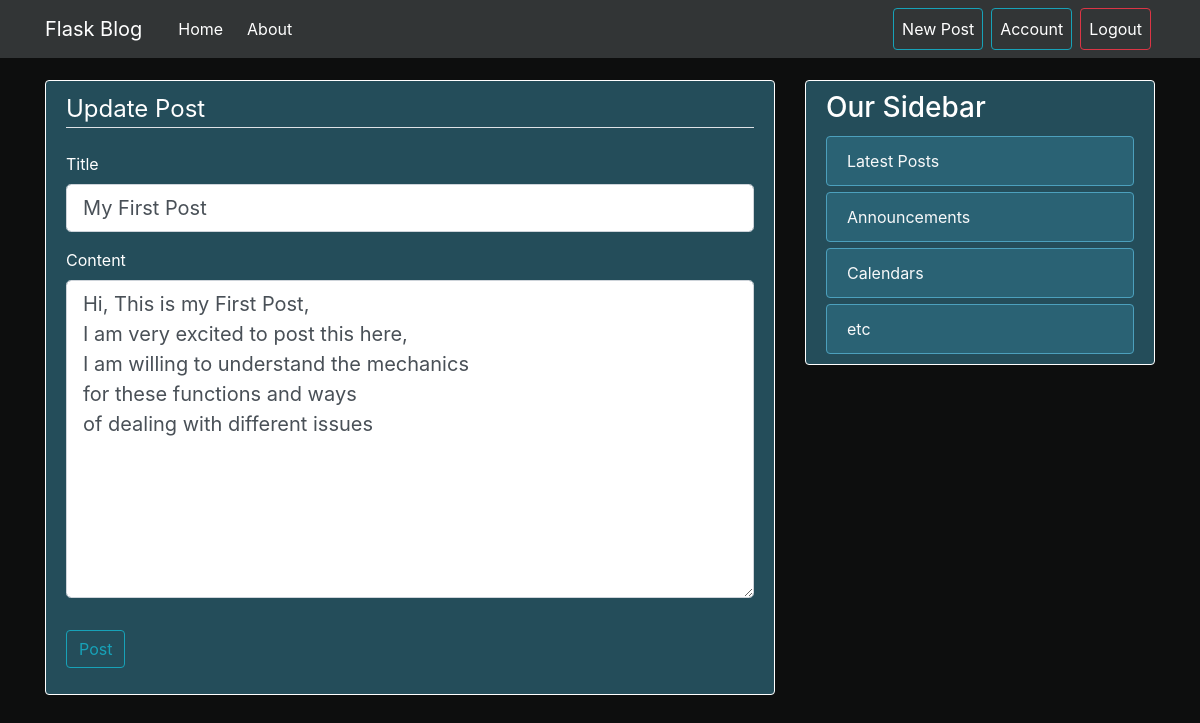
The page /post/1/update (signed in) on the database its author committed.
### flaskblog/models.py (models this page shows, shortened)
class Post(db.Model):
     id = db.Column(db.Integer, primary_key=True)
     title = db.Column(db.String(100), nullable=False)
     date_posted = db.Column(db.DateTime, nullable=False, default=datetime.utcnow)
     content = db.Column(db.Text, nullable=False)
     user_id = db.Column(db.Integer, db.ForeignKey('user.id'), nullable=False)

### flaskblog/posts/routes.py (the view)
@posts.route("/post/<int:post_id>/update", methods=['GET', 'POST'])
@login_required
def update_post(post_id):
    post = Post.query.get_or_404(post_id)
    if post.author != current_user:
        abort(403)
    form = PostForm()
    if form.validate_on_submit():
        post.title = form.title.data
        post.content = form.content.data
        db.session.commit()
        flash('Your post has been updated!', 'success')
        return redirect(url_for('posts.post', post_id=post.id))
    elif request.method == 'GET':
        form.title.data = post.title
        form.content.data = post.content
    return render_template('create_post.html', title='Update Post', form=form)

### flaskblog/posts/forms.py
class PostForm(FlaskForm):
    title = StringField('Title', validators=[DataRequired()])
    content = TextAreaField('Content', validators=[DataRequired()])
    submit = SubmitField('Post')

### flaskblog/models.py (called while the page is built)
@login_manager.user_loader
def load_user(user_id):
    return User.query.get(int(user_id))

### flaskblog/templates/create_post.html (shortened to what this page needs)
{% extends "layout.html" %}
{% block content %}
<div class="content-section">
    <form action="" method="POST" novalidate>
      <fieldset class="form-group">
        <legend class="border-bottom mb-4">{{ title }}</legend>
        <div class="form-group">
          {{ form.title.label(class="form-control-label") }}
          {% if form.title.errors %}
              {{ form.title(class="form-control form-control-lg is-invalid") }}
                  <div class="invalid-feedback">
                      {% for error in form.title.errors %}
                          <span>{{ error }}</span>
                      {% endfor %}
                  </div>
          {% else %}
               {{ form.title(class="form-control form-control-lg") }}
          {% endif %}
        </div>
        <div class="form-group">
          {{ form.content.label(class="form-control-label") }}
          {% if form.content.errors %}
              {{ form.content(class="form-control form-control-lg is-invalid") }}
                  <div class="invalid-feedback">
                      {% for error in form.content.errors %}
                          <span>{{ error }}</span>
                      {% endfor %}
                  </div>
          {% else %}
              {{ form.content(class="form-control form-control-lg", rows='10', cols='10') }}
          {% endif %}
        </div>
      </fieldset>
      <div class="form-group">
        {{ form.submit(class="btn btn-outline-info") }}
      </div>
    </form>
  </div>
{% endblock content%}

### flaskblog/static/main.css (style rules this page uses)
body { background: #0d0e0e; color: #fff; margin-top: 5rem; }
.content-section { background: #244d5a; padding: 10px 20px; border: 1px solid #fff; border-radius: 4px; margin-bottom: 20px; }

### rows shown on the page
Post: title "My First Post", content "Hi, This is my First Post, I am very excited to post this here, I am willing to understand the mechanics for these functions and ways of dealing with different issues"

### other values the page prints
{{ title }} "Update Post"
